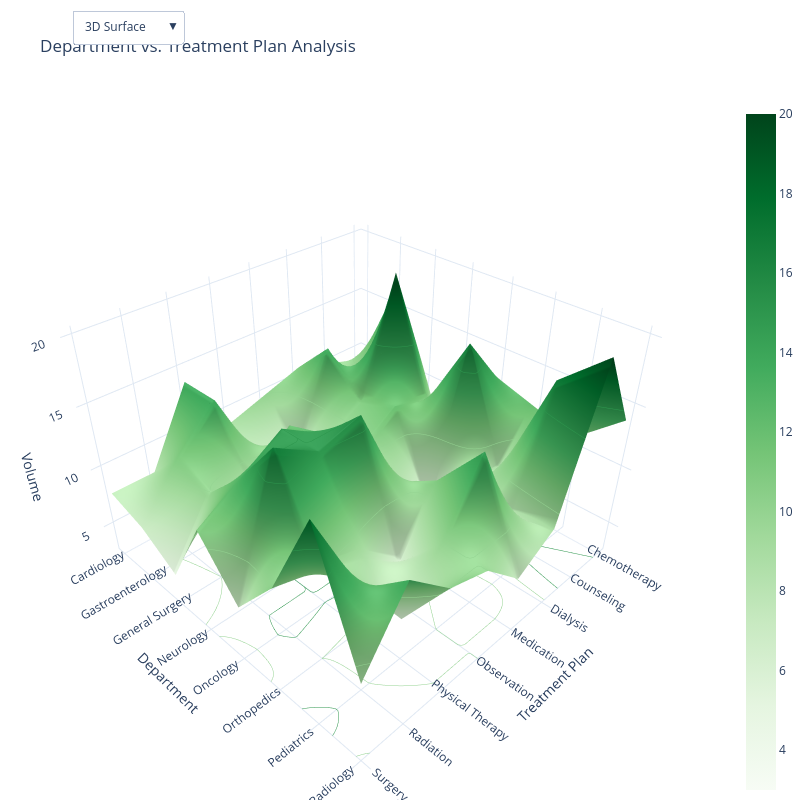

Source (notebook cell):
### Code cell
# 3D SURFACE / 2D HEATMAP
z_data = pd.crosstab(df['Department'], df['Treatment_Plan'])

surface_heatmap_fig = go.Figure()

surface_heatmap_fig.add_trace(go.Surface(
    z=z_data.values, 
    x=z_data.columns, 
    y=z_data.index, 
    colorscale="Greens"
))

surface_heatmap_fig.update_layout(
    title='Department vs. Treatment Plan Analysis',
    width=800,
    height=800,
    autosize=False,
    margin=dict(t=0, b=0, l=0, r=0),
    template="plotly_white",
    scene=dict(
        xaxis_title='Treatment Plan',
        yaxis_title='Department',
        zaxis_title='Volume',
        aspectratio=dict(x=1, y=1, z=0.7),
        aspectmode="manual"
    ),
    updatemenus=[
        dict(
            buttons=list([
                dict(
                    args=[{"type": "surface"}],
                    label="3D Surface",
                    method="restyle"
                ),
                dict(
                    args=[{"type": "heatmap"}],
                    label="2D Heatmap",
                    method="restyle"
                )
            ]),
            direction="down",
            pad={"r": 10, "t": 10},
            showactive=True,
            x=0.1,
            xanchor="left",
            y=1.15,
            yanchor="top"
        ),
    ]

)

surface_heatmap_fig.update_traces(contours_z=dict(show=True, usecolormap=True, highlightcolor="limegreen", project_z=True))

surface_heatmap_fig.show()

### Figure 1 — Plotly figure (JSON) as saved in the notebook; plotly's stock layout.template omitted (floating-point values rounded to 4 significant figures)
{"data": [{"colorscale": [[0, "rgb(247,252,245)"], [0.125, "rgb(229,245,224)"], [0.25, "rgb(199,233,192)"], [0.375, "rgb(161,217,155)"], [0.5, "rgb(116,196,118)"], [0.625, "rgb(65,171,93)"], [0.75, "rgb(35,139,69)"], [0.875, "rgb(0,109,44)"], [1, "rgb(0,68,27)"]], "contours": {"z": {"highlightcolor": "limegreen", "project": {"z": true}, "show": true, "usecolormap": true}}, "type": "surface", "x": ["Chemotherapy", "Counseling", "Dialysis", "Medication", "Observation", "Physical Therapy", "Radiation", "Surgery"], "y": ["Cardiology", "Gastroenterology", "General Surgery", "Neurology", "Oncology", "Orthopedics", "Pediatrics", "Radiology"], "z": [[9, 10, 11, 10, 9, 14, 8, 8], [16, 7, 14, 6, 7, 14, 11, 7], [11, 20, 11, 9, 12, 8, 10, 5], [3, 11, 12, 10, 13, 15, 13, 11], [13, 17, 5, 9, 16, 15, 17, 7], [12, 8, 9, 11, 6, 9, 10, 11], [11, 17, 8, 15, 10, 6, 11, 18], [14, 20, 9, 7, 10, 11, 14, 9]]}], "layout": {"autosize": false, "height": 800, "margin": {"b": 0, "l": 0, "r": 0, "t": 0}, "scene": {"aspectmode": "manual", "aspectratio": {"x": 1, "y": 1, "z": 0.7}, "xaxis": {"title": {"text": "Treatment Plan"}}, "yaxis": {"title": {"text": "Department"}}, "zaxis": {"title": {"text": "Volume"}}}, "title": {"text": "Department vs. Treatment Plan Analysis"}, "updatemenus": [{"buttons": [{"args": [{"type": "surface"}], "label": "3D Surface", "method": "restyle"}, {"args": [{"type": "heatmap"}], "label": "2D Heatmap", "method": "restyle"}], "direction": "down", "pad": {"r": 10, "t": 10}, "showactive": true, "x": 0.1, "xanchor": "left", "y": 1.15, "yanchor": "top"}], "width": 800}}
